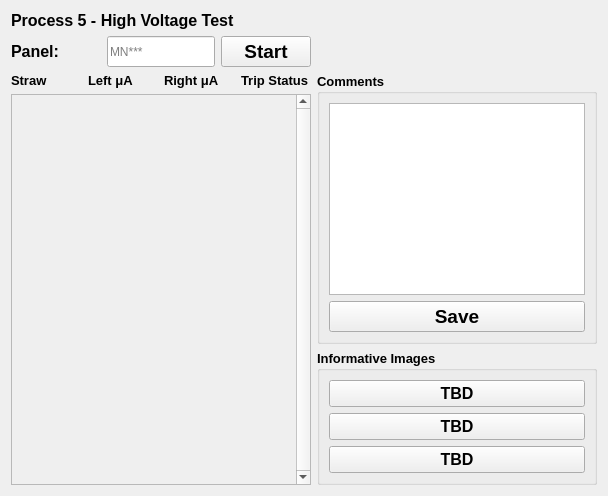
              <widget class="QWidget" name="p5HV">
               <layout class="QGridLayout" name="gridLayout_58">
                <item row="0" column="0">
                 <layout class="QGridLayout" name="gridLayout_56">
                  <item row="0" column="0" colspan="3">
                   <widget class="QLabel" name="label_36">
                    <property name="sizePolicy">
                     <sizepolicy hsizetype="Maximum" vsizetype="Maximum">
                      <horstretch>0</horstretch>
                      <verstretch>0</verstretch>
                     </sizepolicy>
                    </property>
                    <property name="font">
                     <font>
                      <family>Arial</family>
                      <pointsize>12</pointsize>
                      <weight>75</weight>
                      <bold>true</bold>
                     </font>
                    </property>
                    <property name="text">
                     <string>Process 5 - High Voltage Test</string>
                    </property>
                   </widget>
                  </item>
                  <item row="1" column="0">
                   <widget class="QLabel" name="label_145">
                    <property name="font">
                     <font>
                      <family>Arial</family>
                      <pointsize>12</pointsize>
                      <weight>75</weight>
                      <bold>true</bold>
                     </font>
                    </property>
                    <property name="text">
                     <string>Panel:</string>
                    </property>
                   </widget>
                  </item>
                  <item row="1" column="1">
                   <widget class="QLineEdit" name="panelInput5">
                    <property name="sizePolicy">
                     <sizepolicy hsizetype="Preferred" vsizetype="Preferred">
                      <horstretch>0</horstretch>
                      <verstretch>0</verstretch>
                     </sizepolicy>
                    </property>
                    <property name="text">
                     <string/>
                    </property>
                    <property name="maxLength">
                     <number>5</number>
                    </property>
                    <property name="placeholderText">
                     <string>MN***</string>
                    </property>
                   </widget>
                  </item>
                  <item row="1" column="2">
                   <widget class="QPushButton" name="startButton5">
                    <property name="sizePolicy">
                     <sizepolicy hsizetype="Preferred" vsizetype="Preferred">
                      <horstretch>0</horstretch>
                      <verstretch>0</verstretch>
                     </sizepolicy>
                    </property>
                    <property name="font">
                     <font>
                      <family>Arial</family>
                      <pointsize>14</pointsize>
                      <weight>75</weight>
                      <bold>true</bold>
                     </font>
                    </property>
                    <property name="text">
                     <string>Start</string>
                    </property>
                   </widget>
                  </item>
                 </layout>
                </item>
                <item row="1" column="0">
                 <layout class="QGridLayout" name="gridLayout_57">
                  <item row="0" column="0">
                   <layout class="QGridLayout" name="gridLayout_55">
                    <item row="0" column="0">
                     <widget class="QLabel" name="label_37">
                      <property name="font">
                       <font>
                        <family>Arial</family>
                        <pointsize>10</pointsize>
                        <weight>75</weight>
                        <bold>true</bold>
                       </font>
                      </property>
                      <property name="text">
                       <string>Straw</string>
                      </property>
                     </widget>
                    </item>
                    <item row="0" column="1">
                     <widget class="QLabel" name="label_38">
                      <property name="font">
                       <font>
                        <family>Arial</family>
                        <pointsize>10</pointsize>
                        <weight>75</weight>
                        <bold>true</bold>
                       </font>
                      </property>
                      <property name="text">
                       <string>Left μA</string>
                      </property>
                     </widget>
                    </item>
                    <item row="0" column="2">
                     <widget class="QLabel" name="label_39">
                      <property name="font">
                       <font>
                        <family>Arial</family>
                        <pointsize>10</pointsize>
                        <weight>75</weight>
                        <bold>true</bold>
                       </font>
                      </property>
                      <property name="text">
                       <string>Right μA</string>
                      </property>
                     </widget>
                    </item>
                    <item row="0" column="3">
                     <widget class="QLabel" name="label_40">
                      <property name="font">
                       <font>
                        <family>Arial</family>
                        <pointsize>10</pointsize>
                        <weight>75</weight>
                        <bold>true</bold>
                       </font>
                      </property>
                      <property name="text">
                       <string>Trip Status</string>
                      </property>
                     </widget>
                    </item>
                   </layout>
                  </item>
                  <item row="1" column="0">
                   <widget class="QScrollArea" name="scrollAreaHV">
                    <property name="enabled">
                     <bool>true</bool>
                    </property>
                    <property name="minimumSize">
                     <size>
                      <width>300</width>
                      <height>0</height>
                     </size>
                    </property>
                    <property name="font">
                     <font>
                      <family>Arial</family>
                      <pointsize>10</pointsize>
                      <weight>75</weight>
                      <bold>true</bold>
                     </font>
                    </property>
                    <property name="layoutDirection">
                     <enum>Qt::LeftToRight</enum>
                    </property>
                    <property name="lineWidth">
                     <number>1</number>
                    </property>
                    <property name="verticalScrollBarPolicy">
                     <enum>Qt::ScrollBarAlwaysOn</enum>
                    </property>
                    <property name="sizeAdjustPolicy">
                     <enum>QAbstractScrollArea::AdjustToContents</enum>
                    </property>
                    <property name="widgetResizable">
                     <bool>true</bool>
                    </property>
                    <widget class="QWidget" name="scrollContents">
                     <property name="geometry">
                      <rect>
                       <x>0</x>
                       <y>0</y>
                       <width>281</width>
                       <height>16</height>
                      </rect>
                     </property>
                    </widget>
                   </widget>
                  </item>
                 </layout>
                </item>
                <item row="1" column="1">
                 <layout class="QGridLayout" name="gridLayout_53">
                  <item row="0" column="0">
                   <widget class="QGroupBox" name="commentBoxLayout_4">
                    <property name="font">
                     <font>
                      <family>Arial</family>
                      <pointsize>10</pointsize>
                      <weight>75</weight>
                      <bold>true</bold>
                     </font>
                    </property>
                    <property name="title">
                     <string>Comments</string>
                    </property>
                    <layout class="QGridLayout" name="gridLayout_52">
                     <item row="0" column="0">
                      <widget class="QPlainTextEdit" name="commentBox5">
                       <property name="font">
                        <font>
                         <family>Arial</family>
                         <pointsize>12</pointsize>
                         <weight>75</weight>
                         <bold>true</bold>
                        </font>
                       </property>
                      </widget>
                     </item>
                     <item row="1" column="0">
                      <widget class="QPushButton" name="pro5CommentSaveButton">
                       <property name="sizePolicy">
                        <sizepolicy hsizetype="Preferred" vsizetype="Preferred">
                         <horstretch>0</horstretch>
                         <verstretch>0</verstretch>
                        </sizepolicy>
                       </property>
                       <property name="font">
                        <font>
                         <family>Arial</family>
                         <pointsize>14</pointsize>
                         <weight>75</weight>
                         <bold>true</bold>
                        </font>
                       </property>
                       <property name="text">
                        <string>Save</string>
                       </property>
                       <attribute name="buttonGroup">
                        <string notr="true">saveButtons</string>
                       </attribute>
                      </widget>
                     </item>
                    </layout>
                   </widget>
                  </item>
                  <item row="1" column="0">
                   <widget class="QGroupBox" name="images">
                    <property name="font">
                     <font>
                      <family>Arial</family>
                      <pointsize>10</pointsize>
                      <weight>75</weight>
                      <bold>true</bold>
                     </font>
                    </property>
                    <property name="title">
                     <string>Informative Images</string>
                    </property>
                    <layout class="QGridLayout" name="gridLayout_54">
                     <item row="0" column="0">
                      <widget class="QPushButton" name="picfour1_3">
                       <property name="sizePolicy">
                        <sizepolicy hsizetype="Preferred" vsizetype="Preferred">
                         <horstretch>0</horstretch>
                         <verstretch>0</verstretch>
                        </sizepolicy>
                       </property>
                       <property name="font">
                        <font>
                         <family>Arial</family>
                         <pointsize>12</pointsize>
                         <weight>75</weight>
                         <bold>true</bold>
                        </font>
                       </property>
                       <property name="text">
                        <string>TBD</string>
                       </property>
                      </widget>
                     </item>
                     <item row="1" column="0">
                      <widget class="QPushButton" name="picfour3_3">
                       <property name="sizePolicy">
                        <sizepolicy hsizetype="Preferred" vsizetype="Preferred">
                         <horstretch>0</horstretch>
                         <verstretch>0</verstretch>
                        </sizepolicy>
                       </property>
                       <property name="font">
                        <font>
                         <family>Arial</family>
                         <pointsize>12</pointsize>
                         <weight>75</weight>
                         <bold>true</bold>
                        </font>
                       </property>
                       <property name="text">
                        <string>TBD</string>
                       </property>
                      </widget>
                     </item>
                     <item row="2" column="0">
                      <widget class="QPushButton" name="picfour2_3">
                       <property name="sizePolicy">
                        <sizepolicy hsizetype="Preferred" vsizetype="Preferred">
                         <horstretch>0</horstretch>
                         <verstretch>0</verstretch>
                        </sizepolicy>
                       </property>
                       <property name="font">
                        <font>
                         <family>Arial</family>
                         <pointsize>12</pointsize>
                         <weight>75</weight>
                         <bold>true</bold>
                        </font>
                       </property>
                       <property name="text">
                        <string>TBD</string>
                       </property>
                      </widget>
                     </item>
                    </layout>
                   </widget>
                  </item>
                 </layout>
                </item>
               </layout>
              </widget>
